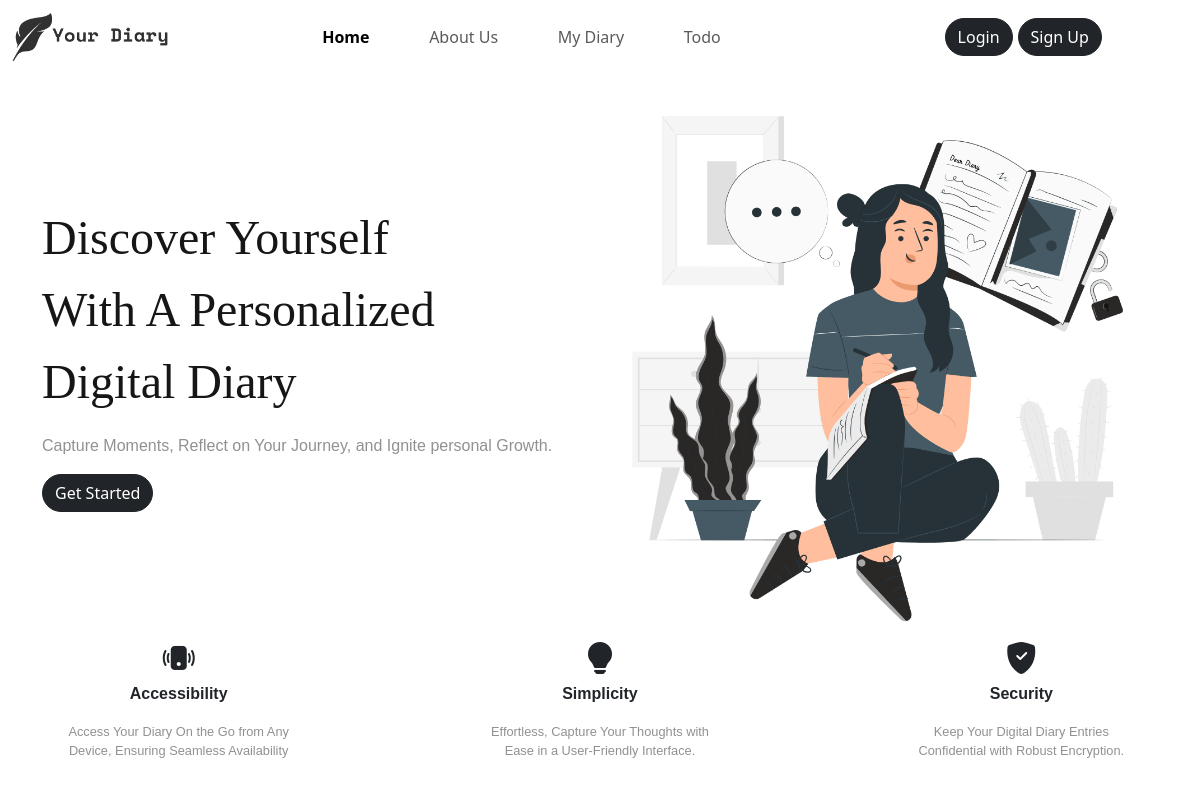
Page / (signed in) on the earlier database version.
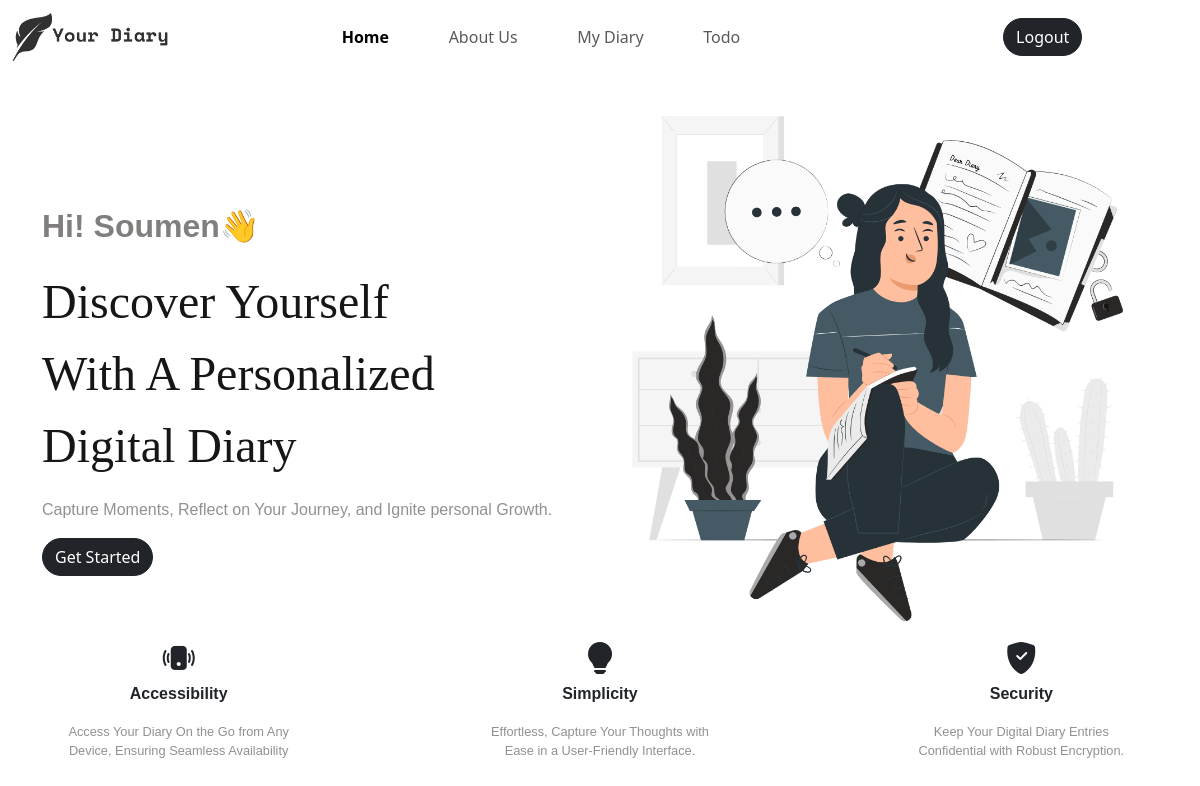
Same page on the later database version.
### diary/models.py (models this page shows, shortened)
class User(AbstractBaseUser):
    email = models.EmailField(
        verbose_name="email address",
        max_length=255,
        unique=True,
    )
    first_name = models.CharField(max_length=30)
    last_name = models.CharField(max_length=30)
    date_of_birth = models.DateField()
    is_active = models.BooleanField(default=True)
    is_admin = models.BooleanField(default=False)
    objects = MyUserManager()
    USERNAME_FIELD = "email"
    REQUIRED_FIELDS = ["first_name", "last_name", "date_of_birth"]

### diary/views.py (the view)
# urls.py: 2. Add a URL to urlpatterns:  path('', views.home, name='home')
def home (request):
	context = {}
	context['activeHome']="active"
	if request.user.is_authenticated:
		context["user"] = request.user
	return render(request, "home.html", context)

### diary/templates/home.html (shortened to what this page needs)
{% extends "base.html" %}
{% load static %}
{% block css %}
	<link rel="stylesheet" href="{% static "css/home.css" %}">
{% endblock css %}
{% block body  %}
	<div class="container home-content">
		<div class="tag-line">
			{% if request.user.is_authenticated %}
				<p class="greet-text">Hi! {{request.user.first_name}}👋</p>
			{% endif %}
			<p class="tag-text">Discover Yourself With A Personalized Digital Diary</p>
			<p class="about-text"> Capture Moments, Reflect on Your Journey, and Ignite personal Growth.  </p>
			<a href="{% url 'myDiary' %}" class="btn btn-dark rounded">Get Started</a>
		</div>
		<div class="home-image">
			<img src="{% static "media/home.png" %}" alt="" class="home-img">
		</div>
	</div>
	<div class="features">
		<div class="accessibility feature-item">
			<i class="bi bi-phone-vibrate-fill"></i>
			<p class="feature-title">Accessibility</p>
			<p class="features-text"> Access Your Diary On the Go from Any Device, Ensuring Seamless Availability </p>
		</div>
		<div class="simplicity feature-item">
			<i class="bi bi-lightbulb-fill"></i>
			<p class="feature-title">Simplicity</p>
			<p class="features-text"> Effortless, Capture Your Thoughts with Ease in a User-Friendly Interface. </p>
		</div>
		<div class="security feature-item">
			<i class="bi bi-shield-fill-check"></i>
			<p class="feature-title">Security</p>
			<p class="features-text">Keep Your Digital Diary Entries Confidential with Robust Encryption. </p>
		</div>
	</div>
{% endblock body  %}

Differences in the rows shown:
now on this page (row edited): User: user.first_name "Soumen"
Other differences:
text no longer shown: "Login Sign Up"
text now shown: "Logout Hi! 👋"
